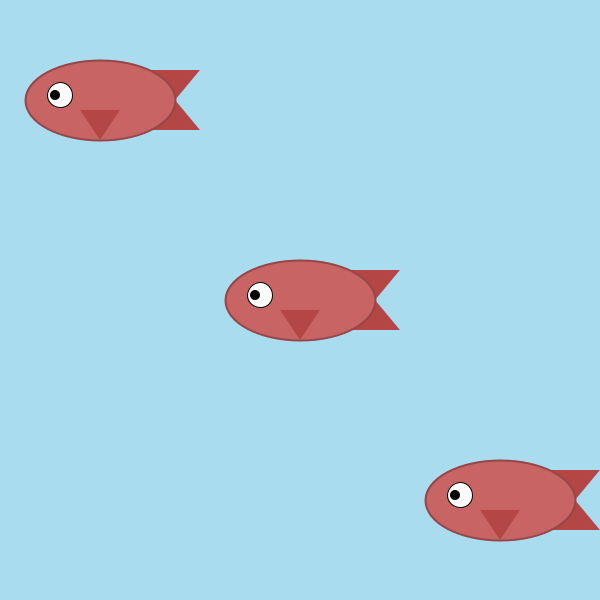
Frame 1 (no input)
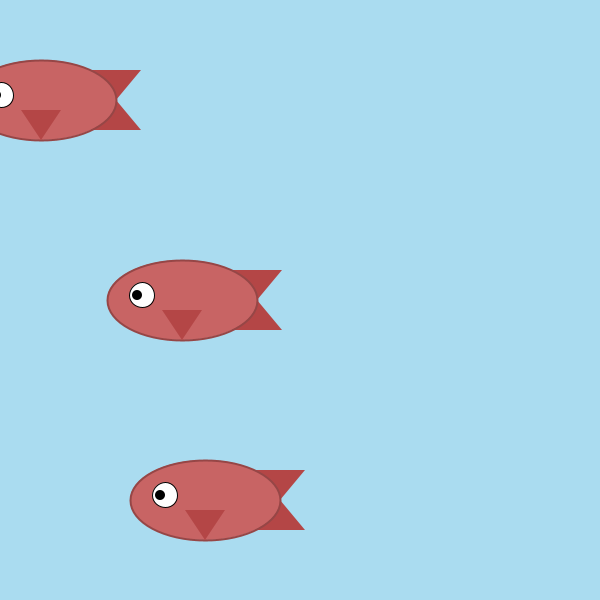
Frame 60 (the mouse pressed at the canvas centre just before this capture)
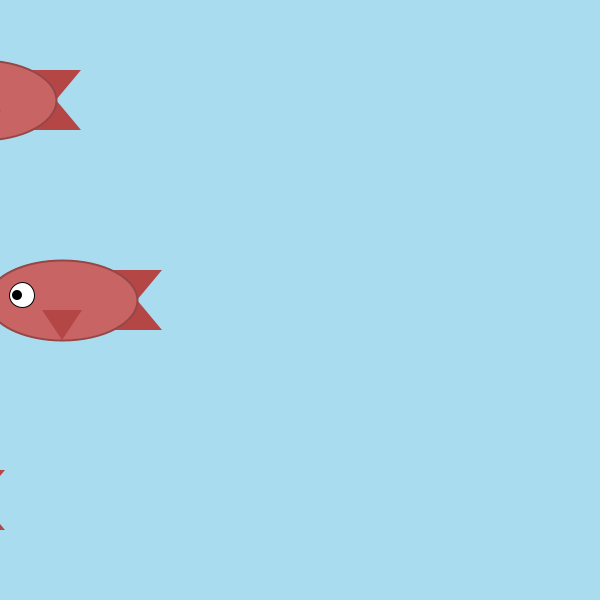
Frame 120 (the mouse held since frame 60 and released just before this capture)

The Processing sketch that drew these frames (run headless with seeded random() and noise(); from frame 60 on, the mouse is pressed at the canvas centre):

// Processing sketch: Day_6_Demo
// ── Day_6_Demo.pde
// Fish Demo - void functions

// --- CUSTOM VARIABLES ---
float fish0X;
float fish0Y;
float speed0 = 2;

float fish1X;
float fish1Y;
float speed1 = 1;

float fish2X;
float fish2Y;
float speed2 = 5;


void setup() {
  size(600, 600);

  // Initialize first fish
  fish0X = width / 2;   // Start in center horizontally
  fish0Y = height / 2;  // Start in center vertically

  // Initialize second fish
  fish1X = 100;   // Start in center horizontally
  fish1Y = 100;  // Start in center vertically

  // Initialize third fish
  fish2X = 500;   // Start in center horizontally
  fish2Y = 500;  // Start in center vertically
}

void draw() {
  background(170, 220, 240);

  // --- DRAW THE FISH using variables ---
  drawFish(fish0X, fish0Y);
  drawFish(fish1X, fish1Y);
  drawFish(fish2X, fish2Y);

  // --- MOVE THE FISH using variables ---
  fish0X -= speed0;      
  fish1X -= speed1;     
  fish2X -= speed2;      
}



// Function to draw fish
void drawFish(float x, float y) {
  // --- TAIL FIN ---
  fill(180, 70, 70);
  noStroke();
  triangle(x + 100, y - 30,
    x + 50, y - 30,
    x + 50, y + 30);

  triangle(x + 100, y + 30,
    x + 50, y - 30,
    x + 50, y + 30);

  // --- FISH BODY ---
  fill(200, 100, 100);
  stroke(150, 70, 70);
  strokeWeight(2);
  ellipse(x, y, 150, 80);

  // --- SIDE FIN ---
  fill(180, 70, 70);
  noStroke();
  triangle(x, y + 40,
    x - 20, y + 10,
    x + 20, y + 10);

  // --- EYE ---
  fill(255);
  stroke(0);
  strokeWeight(1);
  ellipse(x - 40, y - 5, 25, 25);

  fill(0);
  noStroke();
  ellipse(x - 45, y - 5, 10, 10);
}



// Function to display variable information
void displayInfo() {
  fill(0);
  textSize(12);
  textAlign(LEFT);

  // Show built-in variables
  text("mouseX: " + mouseX, 10, 20);
  text("mouseY: " + mouseY, 10, 35);
  text("width: " + width, 10, 50);
  text("height: " + height, 10, 65);
  text("frameRate: " + int(frameRate), 10, 80);

  // Show our custom variables
  text("fish0X: " + int(fish0X), 10, 100);
  text("fish0Y: " + int(fish0Y), 10, 115);
  
  text("fish1X: " + int(fish1X), 10, 130);
  text("fish1Y: " + int(fish1Y), 10, 145);
  
  text("fish2X: " + int(fish2X), 10, 160);
  text("fish2Y: " + int(fish2Y), 10, 175);
}
